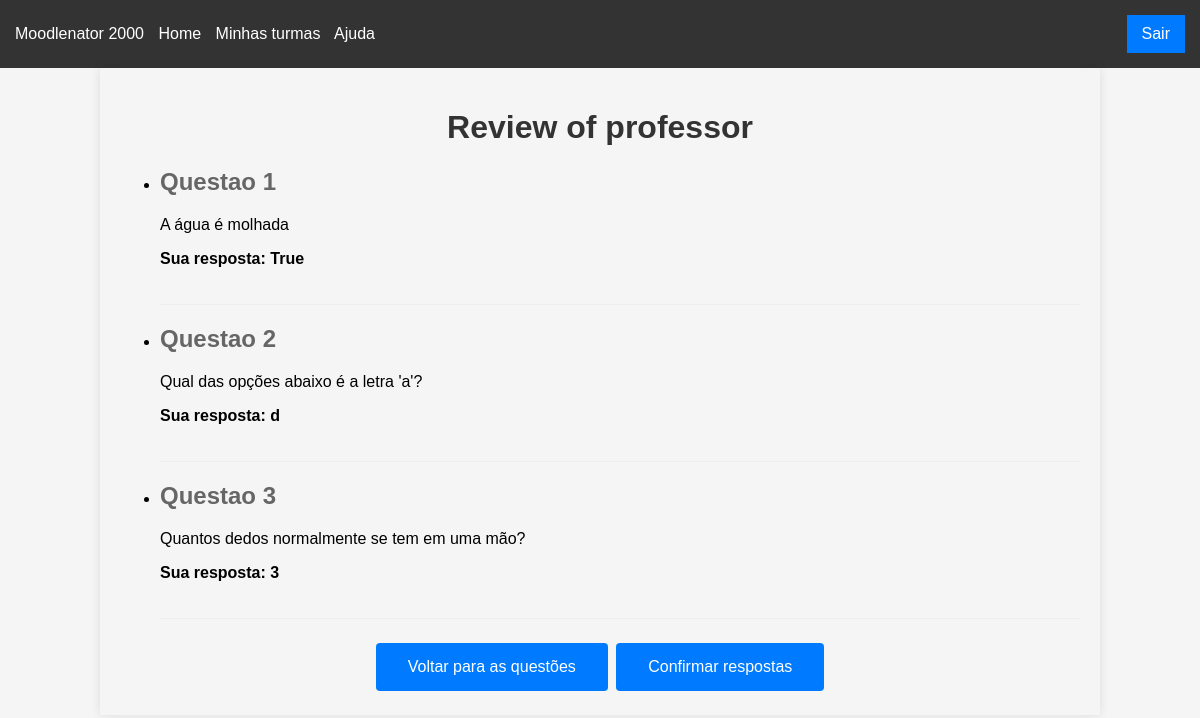
The page /exam/review/3 (signed in) on the database its author committed.
### app/models/exame.py (models this page shows, shortened)
class Exame(db.Model):
    __tablename__ = "exame"
    id = Column(Integer, primary_key=True, autoincrement=True)
    nome = Column(String(50), nullable=False)
    professor = Column(Integer, nullable=False) # todo
    nota = Column(Float, nullable=False)
    data_abertura = Column(DATETIME, nullable=False)
    data_fechamento = Column(DATETIME, nullable=False)
    duracao = Column(Integer, nullable=True)
    questoes = db.relationship("Questao", secondary="questao_exame", back_populates="exames") # many to many

### app/models/resposta_aluno.py (models this page shows, shortened)
class RespostaAluno(db.Model):
    __tablename__ = "resposta_aluno"
    id = Column(Integer, primary_key=True, autoincrement=True)
    id_exame = Column(Integer, ForeignKey("exame.id"), nullable=False)
    id_questao = Column(Integer, ForeignKey("questao.id"),  nullable=False)
    id_aluno = Column(Integer, ForeignKey("user.matricula"),  nullable=False)
    resposta = Column(String, nullable=True)
    nota = Column(Float, nullable=False)
    questao = db.relationship("Questao", back_populates="resposta_alunos")

### app/models/questao.py (models this page shows, shortened)
class Questao(db.Model):
    __tablename__ = "questao"
    id = Column(Integer, primary_key=True, autoincrement=True)
    matricula_professor = Column(Integer, nullable=False)
    tipo_questao = Column(Enum(TipoQuestao), nullable=False)
    enunciado = Column(String, nullable=False)
    resposta_certa = Column(String, nullable=False)
    opcoes = Column(PickleType, nullable=True)  # Novo campo para salvar as opções de uma questão de múltipla escolha
    habilitada = Column(Boolean, nullable=False)
    exames = db.relationship("Exame", secondary="questao_exame", back_populates="questoes") # many to many
    resposta_alunos = db.relationship("RespostaAluno", back_populates="questao") # one to many

### app/controllers/exames.py (the view)
@bp.route('/exam/review/<int:id>', methods=['GET'])
@login_required
def revisao(id):
    exam = Exame.query.get(id)
    if exam is None:
        abort(404)
    answers = RespostaAluno.query.filter_by(id_exame=exam.id, id_aluno=current_user.matricula).all()
    return render_template('revisao.html', exam=exam, answers=answers)

### app/app.py (called while the page is built)
def create_app():
    app = Flask(__name__)
    basedir = os.path.abspath(os.path.dirname(__file__))
    db_path = os.path.join(basedir, '..', 'saas.db')
    login_manager.init_app(app)
    app.config["SECRET_KEY"] = "secret"
    app.config["SQLALCHEMY_DATABASE_URI"] = f"sqlite:///{db_path}"
    db.init_app(app)
    with app.app_context():
        from .models.user import User
        from .models.exame import Exame
        from .models.questao import Questao
        db.create_all()
    bootstrap.init_app(app)
    @app.context_processor
    def inject_bootstrap():
        return {'bootstrap': bootstrap}
    from .auth import blueprints
    app.register_blueprint(blueprints()[0])
    from .controllers import blueprints
    for bp in blueprints():
        app.register_blueprint(bp)
    from .cli_cmds import seed_cli
    app.cli.add_command(seed_cli)
    return app

@login_manager.user_loader
def load_user(user_id):
    from .models.user import User
    return User.query.get(user_id)

### app/models/user.py (called while the page is built)
    @property
    def is_authenticated(self):
        return True

### app/templates/revisao.html (shortened to what this page needs)
{% extends "base.html" %}
{% block content %}
    <div class="review-container">
        <h1 class="review-title">Review of {{ exam.nome }}</h1>
        <ul>
            {% for answer in answers %}
                <li class="question-container">
                    <h2 class="question-number">Questao {{ loop.index }}</h2>
                    <p class="question-text">{{ answer.questao.enunciado }}</p>
                    <p class="response-label">Sua resposta: {{ answer.resposta }}</p>
                </li>
            {% endfor %}
        </ul>
        <div class="btn-container">
            <a href="{{ url_for('exames.comeca_exame', id=exam.id, question_index=0) }}" class="btn">Voltar para as questões</a>
            <a href="{{ url_for('exames.enviar_exame', id=exam.id) }}" class="btn">Confirmar respostas</a>
        </div>
    </div>
{% endblock %}

### app/templates/base.html (shortened to what this page needs)
<!doctype html>
<html lang="en">
    <head>
    </head>
    <body>
        <nav class="navbar">
            <div>
                <a class="navbar-brand" href="/">Moodlenator 2000</a>
                <a class="nav-link active" href="{% if current_user.role == 'student' %}{{ url_for('dashboards.loggedStudent') }}{% else %}{{ url_for('dashboards.loggedProfessor') }}{% endif %}">Home</a>
                {% if current_user.is_authenticated %}
                    <a class="nav-link" href="/">Minhas turmas</a>
                {% endif %}
                <a class="nav-link" href="/">Ajuda</a>
            </div>
            <div class="navbar-right">
                {% if current_user.is_authenticated %}
                    <a class="navbar-button" href="/logout">Sair</a>
                {% else %}
                <a class="navbar-button" href="/register">Register</a>
                    <a class="navbar-button" href="/login">Login</a>
                {% endif %}
            </div>
        </nav>
        {% block content %}
        {% endblock %}
    </body>
</html>

### app/templates/base.html (style rules this page uses)
body { font-family: Arial, sans-serif; margin: 0; padding: 0; background: #f5f5f5; }
.navbar { display: flex; justify-content: space-between; align-items: center; background-color: #333; color: #fff; padding: 15px; }
.navbar a { color: #fff; text-decoration: none; margin-right: 10px; }
.navbar a:last-child { margin-right: 0; }
.navbar-right { display: flex; align-items: center; }
.navbar-button { border: none; padding: 10px 15px; color: #fff; background-color: #007BFF; text-align: center; text-decoration: none; display: inline-block; font-size: 16px; transition-duration: 0.4s; cursor: pointer; margin-left: 10px; }

### app/templates/revisao.html (style rules this page uses)
.review-container { width: 80%; margin: auto; padding: 20px; box-shadow: 0px 0px 10px rgba(0, 0, 0, 0.1); }
.review-title { text-align: center; color: #333; }
.question-container { margin-top: 20px; border-bottom: 1px solid #eee; padding-bottom: 20px; }
.question-number { font-weight: bold; color: #666; }
.question-text { margin-top: 10px; }
.response-label { font-weight: bold; margin-top: 10px; }
.btn { background-color: #007bff; border: none; color: white; padding: 15px 32px; text-align: center; text-decoration: none; display: inline-block; font-size: 16px; margin: 4px 2px; cursor: pointer; border-radius: 4px; }
.btn-container { text-align: center; margin-top: 20px; }

### rows shown on the page
Exame: nome "professor"
RespostaAluno: questao.enunciado "A água é molhada", resposta "True"
RespostaAluno: questao.enunciado "Qual das opções abaixo é a letra 'a'?", resposta "d"
RespostaAluno: questao.enunciado "Quantos dedos normalmente se tem em uma mão?", resposta "3"
